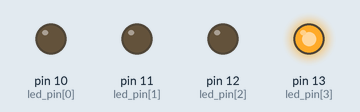
Simulated run of this sketch. Board: Arduino Uno, built with avr-gcc and run on an emulated ATmega328P. Parts: output pins drawn as LEDs (lit = HIGH).

Above: at 0.7 s.
At 3.2 s:
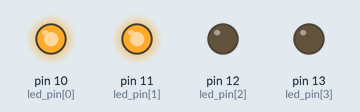
At 5.7 s:
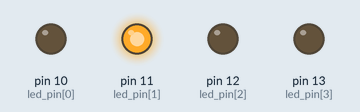
At 7.7 s:
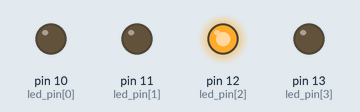
At 8.2 s:
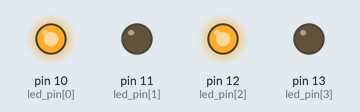
At 11.2 s:
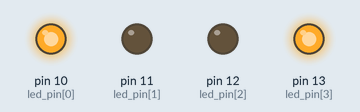
Timing chart, 0 to 12.2 s (numbered marks = the images above):
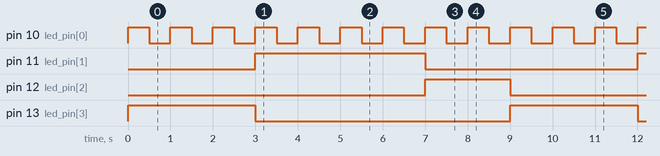

The sketch:

Semaforo.ino
```cpp
// C++ code

/*
Objetivo: ficar piscando o led azul, e em uma determinada
sequencia, ligar ou desligar os demais led's
*/

bool blink = true;
int count = -1;

// [0] == blue, [1] == green, [2] == yellow, [3] == red
int led_pin[4] = {10, 11, 12, 13};

void setup()
{
    Serial.begin(9600);

  	// Definir as "portas"
    for (int i = 0; i < 4; i++)
    {
      	pinMode(led_pin[i], OUTPUT);
    }

    loop();
}

void loop()
{
  	// Ligar ou desligar o led azul
  	if (blink)
    {
      digitalWrite(led_pin[0], HIGH);
      if (count == 8) digitalWrite(led_pin[2], LOW);

      // Definir qual vai ser o prox led a ligar
      count = (count + 1) % 9;
    }
  	else digitalWrite(led_pin[0], LOW);

  	// Deacordo com o count, ligar o led certo e apagar o ultimo

  	// Ligar Led vermelho
    if (count < 3)
    {
      digitalWrite(led_pin[3], HIGH);
    }
  	// Ligar Led verde
  	else if (count < 7)
    {
      if (count == 3)
      {
        digitalWrite(led_pin[3], LOW);
      }
      digitalWrite(led_pin[1], HIGH);
    }
  	// Ligar Led amarelo
  	else
    {
      if (count == 7)
      {
        digitalWrite(led_pin[1], LOW);
      }
      digitalWrite(led_pin[2], HIGH);
    }

    // trocar entre "0 e 1" para piscar o led azul
	blink = !blink;
	delay(500);
}
```

Measured:
- by itself, pin 10 (led_pin[0]): alternates HIGH for 0.50 s and LOW for 0.50 s
- by itself, pin 11 (led_pin[1]): alternates HIGH for 4.0 s and LOW for 5.0 s
- by itself, pin 12 (led_pin[2]): alternates HIGH for 2.0 s and LOW for 7.0 s
- by itself, pin 13 (led_pin[3]): alternates HIGH for 3.0 s and LOW for 6.0 s
